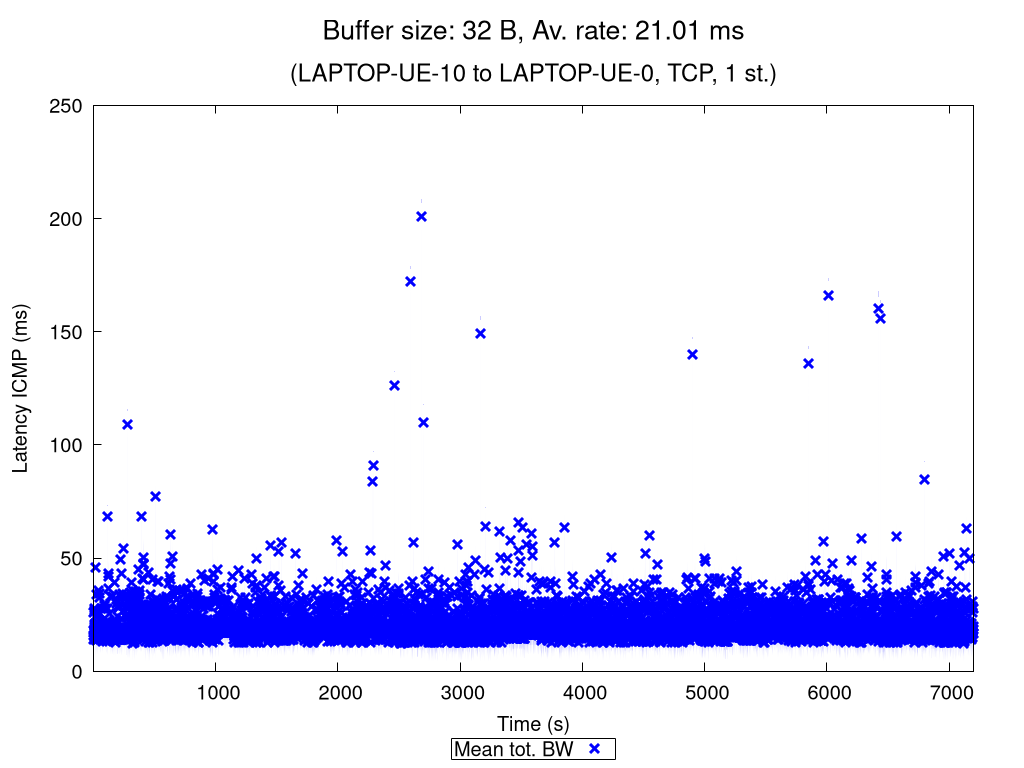

Here is the gnuplot script that generated this plot:
set terminal pngcairo nocrop enhanced size 1024,768 font "Verdana,15"
set output "TCP_1_st_2020_11_06_01-45-06_two2one_00032B.png"

set title "{/=20 Buffer size: 32 B, Av. rate: 21.01 ms}\n\n{/=18 (LAPTOP-UE-10 to LAPTOP-UE-0, TCP, 1 st.)}"

set xlabel "Time (s)"
set ylabel "Latency ICMP (ms)"
set ytics nomirror
set key bmargin center horizontal box samplen 1 width -1
set bmargin 4.6
set rmargin 4.5

rf = 1.0  # rate factor
set style fill transparent solid 0.2 noborder
set autoscale xfix
plot "TCP_1_st_2020_11_06_01-45-06_two2one_00032B_iperf_processed.dat" using 1:($2/rf-$3/rf):($2/rf+$3/rf) with filledcurves lc rgb "blue" notitle, \
     "" using 1:($2/rf) with points pt 2 ps 1.5 lw 3 lc rgb "blue" title "Mean tot. BW", \
